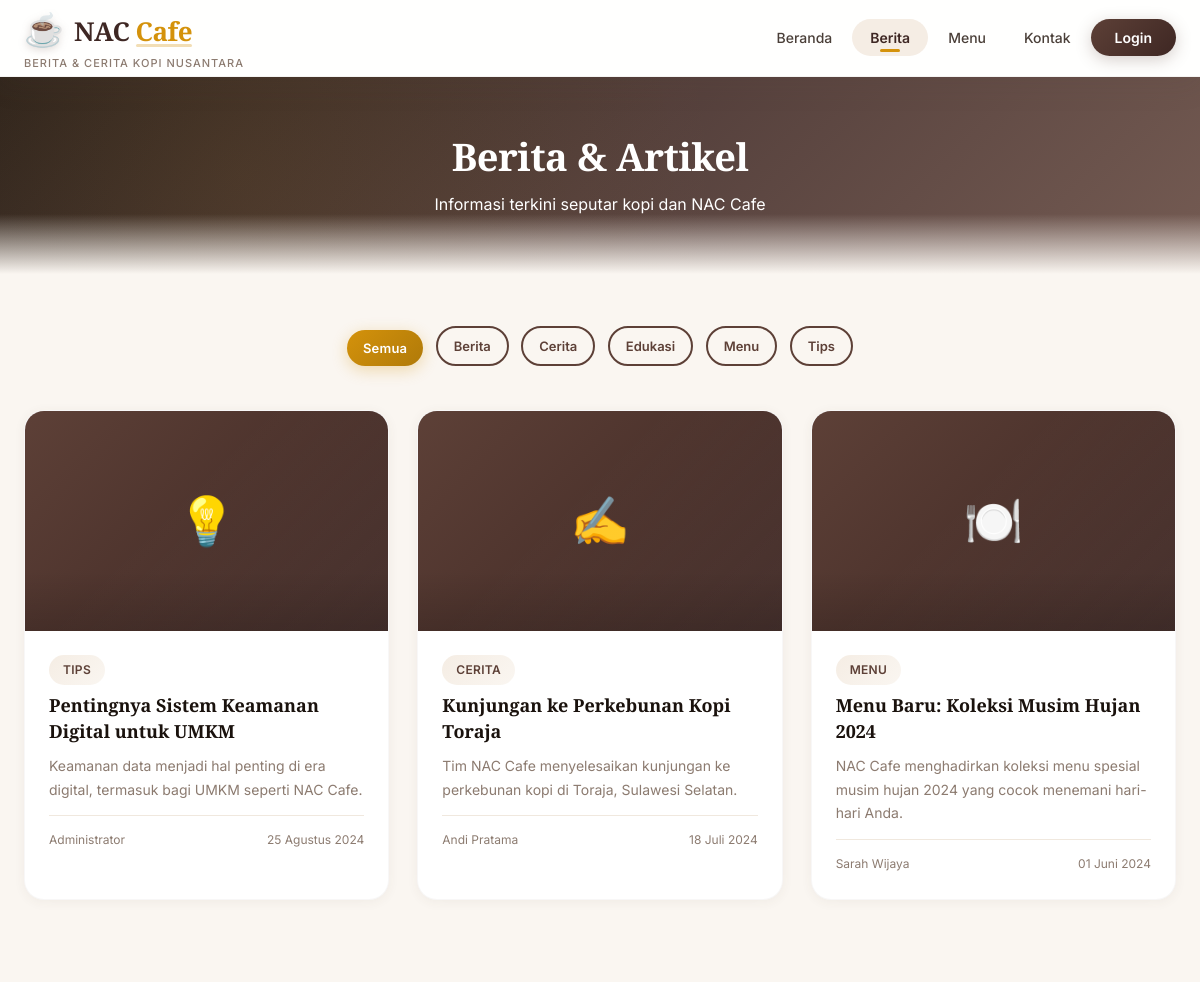
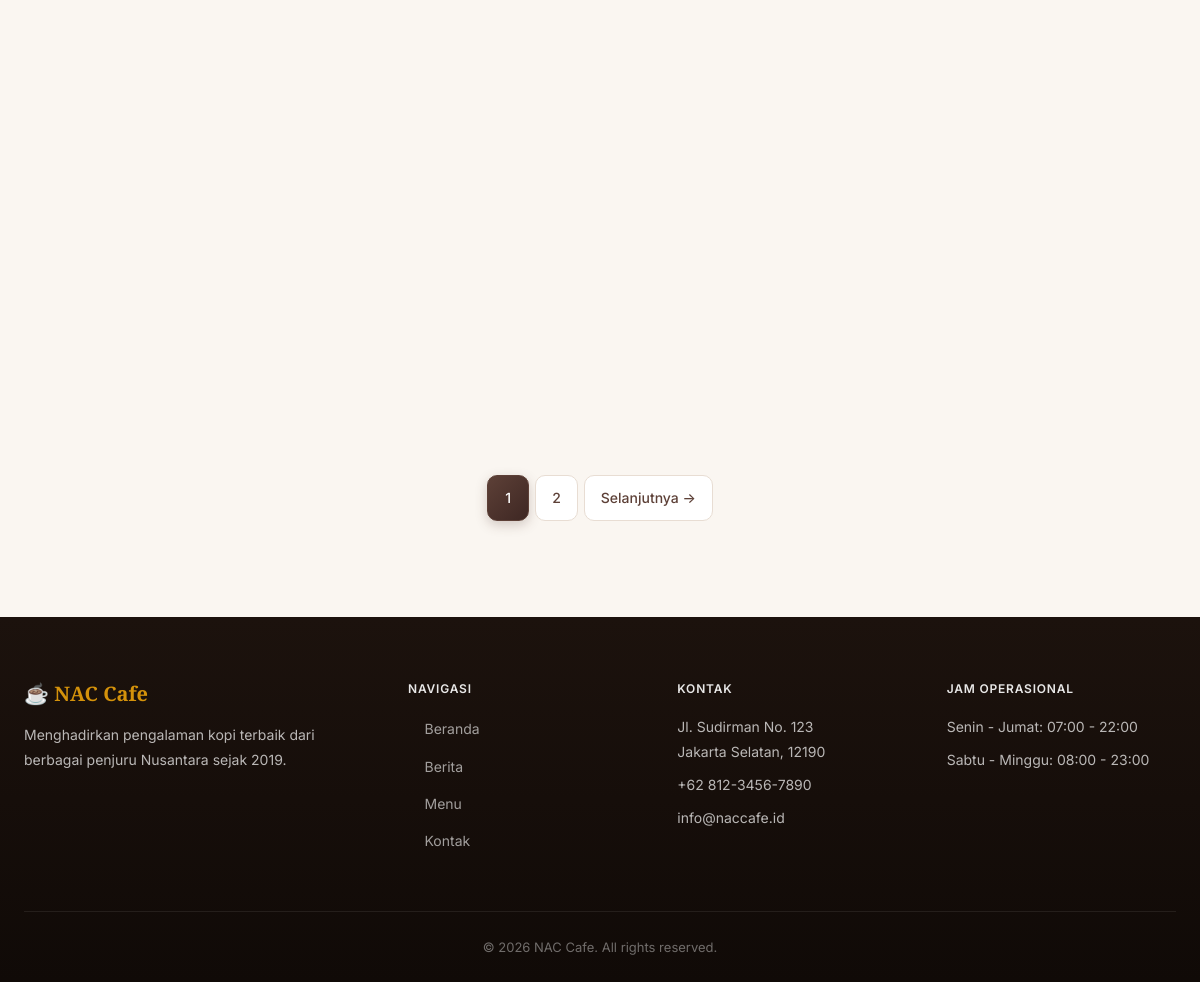
Page /news.php on the committed database (2 pictures, top to bottom).
### tables this page shows
CREATE TABLE IF NOT EXISTS `articles` (
    `id` INT AUTO_INCREMENT PRIMARY KEY,
    `title` VARCHAR(255) NOT NULL,
    `slug` VARCHAR(255) NOT NULL,
    `content` TEXT NOT NULL,
    `excerpt` TEXT,
    `author_id` INT,
    `category` VARCHAR(50),
    `image` VARCHAR(255),
    `views` INT DEFAULT 0,
    `published` TINYINT(1) DEFAULT 1,
    `published_at` TIMESTAMP DEFAULT CURRENT_TIMESTAMP,
    `created_at` TIMESTAMP DEFAULT CURRENT_TIMESTAMP,
    FOREIGN KEY (`author_id`) REFERENCES `users`(`id`) ON DELETE SET NULL
);

CREATE TABLE IF NOT EXISTS `users` (
    `id` INT AUTO_INCREMENT PRIMARY KEY,
    `username` VARCHAR(50) NOT NULL UNIQUE,
    `password` VARCHAR(255) NOT NULL,
    `email` VARCHAR(100),
    `full_name` VARCHAR(100),
    `role` VARCHAR(20) DEFAULT 'guest',
    `avatar` VARCHAR(255) DEFAULT 'default.png',
    `bio` TEXT,
    `staff_notes` TEXT,
    `loyalty_points` INT DEFAULT 100,
    `created_at` TIMESTAMP DEFAULT CURRENT_TIMESTAMP,
    `updated_at` TIMESTAMP DEFAULT CURRENT_TIMESTAMP ON UPDATE CURRENT_TIMESTAMP
);

### src/includes/functions.php (called while the page is built, shortened)
<?php
function safe_output($str) {
    return htmlspecialchars($str, ENT_QUOTES, 'UTF-8');
}
function format_date($date) {
    $months = [
        1 => 'Januari', 2 => 'Februari', 3 => 'Maret', 4 => 'April',
        5 => 'Mei', 6 => 'Juni', 7 => 'Juli', 8 => 'Agustus',
        9 => 'September', 10 => 'Oktober', 11 => 'November', 12 => 'Desember'
    ];
    $ts = strtotime($date);
    $day = date('d', $ts);
    $month = $months[(int)date('m', $ts)];
    $year = date('Y', $ts);
    return "$day $month $year";
}

### src/news.php (the view, shortened to what this page needs)
<?php
require_once __DIR__ . '/includes/functions.php';
$per_page = 6;
$page = max(1, (int)($_GET['page'] ?? 1));
$offset = ($page - 1) * $per_page;
$category = $_GET['category'] ?? '';
$where = "WHERE a.published = 1";
$params = [];
$count_sql = "SELECT COUNT(*) as total FROM articles a $where";
$stmt = $pdo->prepare($count_sql);
$stmt->execute($params);
$total = $stmt->fetch()['total'];
$total_pages = ceil($total / $per_page);
$sql = "SELECT a.*, u.full_name as author_name FROM articles a LEFT JOIN users u ON a.author_id = u.id $where ORDER BY a.published_at DESC LIMIT $per_page OFFSET $offset";
$stmt = $pdo->prepare($sql);
$stmt->execute($params);
$articles = $stmt->fetchAll();
$cats = $pdo->query("SELECT DISTINCT category FROM articles WHERE published = 1 ORDER BY category")->fetchAll(PDO::FETCH_COLUMN);
require_once __DIR__ . '/includes/header.php';
?>
<div class="page-header">
    <div class="container">
        <h1>Berita & Artikel</h1>
        <p>Informasi terkini seputar kopi dan NAC Cafe</p>
    </div>
</div>
<div class="container">
    <div style="text-align: center; margin-bottom: 32px;">
        <a href="/news.php" class="btn-small <?= empty($category) ? 'btn-primary' : 'btn-secondary' ?>" style="margin: 4px;">Semua</a>
        <?php foreach ($cats as $cat): ?>
        <a href="/news.php?category=<?= urlencode($cat) ?>" class="btn-small <?= $category === $cat ? 'btn-primary' : 'btn-secondary' ?>" style="margin: 4px;"><?= safe_output($cat) ?></a>
        <?php endforeach; ?>
    </div>
    <?php if (empty($articles)): ?>
        <div class="alert alert-info">Tidak ada artikel dalam kategori ini.</div>
    <?php else: ?>
    <div class="articles-grid">
        <?php foreach ($articles as $article): ?>
        <a href="/article.php?id=<?= $article['id'] ?>" class="card">
            <div class="card-image">
                <?php
                $icons = ['Berita' => '📰', 'Edukasi' => '📚', 'Tips' => '💡', 'Menu' => '🍽️', 'Cerita' => '✍️'];
                echo $icons[$article['category']] ?? '☕';
                ?>
            </div>
            <div class="card-body">
                <span class="card-category"><?= safe_output($article['category']) ?></span>
                <h3><?= safe_output($article['title']) ?></h3>
                <p><?= safe_output($article['excerpt'] ?: make_excerpt($article['content'])) ?></p>
                <div class="card-meta">
                    <span><?= safe_output($article['author_name']) ?></span>
                    <span><?= format_date($article['published_at']) ?></span>
                </div>
            </div>
        </a>
        <?php endforeach; ?>
    </div>
    <?php if ($total_pages > 1): ?>
    <div class="pagination">
        <?php for ($i = 1; $i <= $total_pages; $i++): ?>
            <?php if ($i == $page): ?>
                <span class="current"><?= $i ?></span>
            <?php else: ?>
                <a href="?page=<?= $i ?><?= $category ? '&category=' . urlencode($category) : '' ?>"><?= $i ?></a>
            <?php endif; ?>
        <?php endfor; ?>
        <?php if ($page < $total_pages): ?>
            <a href="?page=<?= $page + 1 ?><?= $category ? '&category=' . urlencode($category) : '' ?>">Selanjutnya →</a>
        <?php endif; ?>
    </div>
    <?php endif; ?>
    <?php endif; ?>
</div>
<?php require_once __DIR__ . '/includes/footer.php'; ?>

### rows in the picture
articles: category "💡", category "TIPS", title "Pentingnya Sistem Keamanan Digital untuk UMKM", excerpt "Keamanan data menjadi hal penting di era digital, termasuk bagi UMKM seperti NAC Cafe.", author.full_name "Administrator", published_at "25 Agustus 2024"
articles: category "✍️", category "CERITA", title "Kunjungan ke Perkebunan Kopi Toraja", excerpt "Tim NAC Cafe menyelesaikan kunjungan ke perkebunan kopi di Toraja, Sulawesi Selatan.", author.full_name "Andi Pratama", published_at "18 Juli 2024"
articles: category "🍽️", category "MENU", title "Menu Baru: Koleksi Musim Hujan 2024", excerpt "NAC Cafe menghadirkan koleksi menu spesial musim hujan 2024 yang cocok menemani hari-hari Anda.", author.full_name "Sarah Wijaya", published_at "01 Juni 2024"

### other values in the picture
safe_output($cat) "Berita"
safe_output($cat) "Cerita"
safe_output($cat) "Edukasi"
safe_output($cat) "Menu"
safe_output($cat) "Tips"
